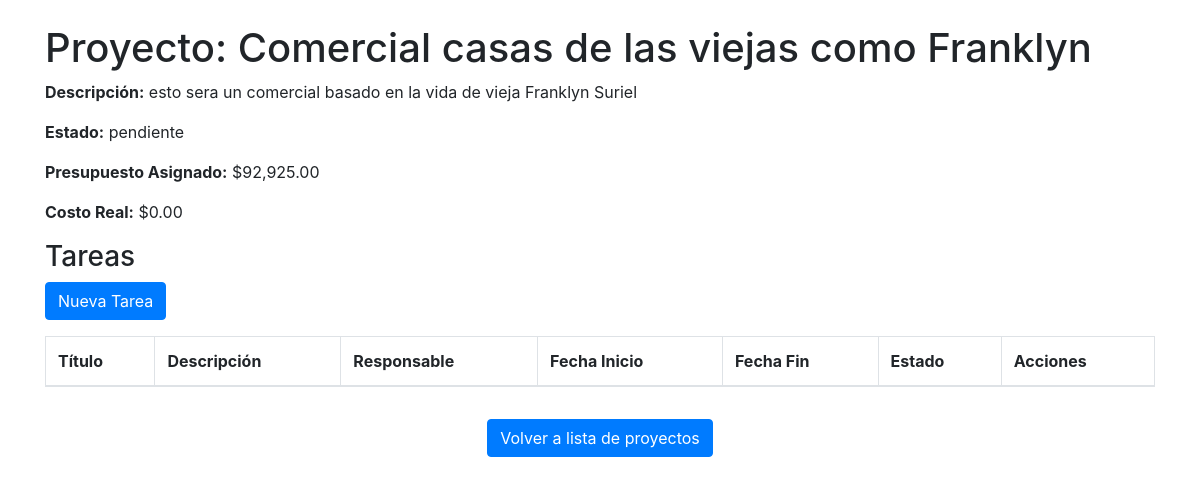
The page /ver_proyecto.php?id=6 on the database its author committed.
### tables this page shows
CREATE TABLE IF NOT EXISTS `proyectos` (
  `id` int NOT NULL AUTO_INCREMENT,
  `nombre` varchar(255) NOT NULL,
  `descripcion` text,
  `fecha_inicio` date DEFAULT NULL,
  `fecha_fin` date DEFAULT NULL,
  `presupuesto_asignado` decimal(10,2) DEFAULT NULL,
  `costo_real` decimal(10,2) DEFAULT '0.00',
  `estado` enum('pendiente','en progreso','completado') DEFAULT 'pendiente',
  `fecha_creacion` timestamp NULL DEFAULT CURRENT_TIMESTAMP,
  PRIMARY KEY (`id`)
);

### includes/database.php (called while the page is built, shortened)
<?php
class MySqli_DB {
    private $con;
    public $query_id;
    public function db_connect() {
        $this->con = mysqli_connect(DB_HOST, DB_USER, DB_PASS, DB_NAME);
    }
    public function query($sql) {
        if (trim($sql != "")) {
            $this->query_id = $this->con->query($sql);
        }
        return $this->query_id;
    }
}
$db = new MySqli_DB();
?>

### ver_proyecto.php (the view, shortened to what this page needs)
<?php
require_once 'includes/load.php';
$id = (int) $_GET['id'];
$query = "SELECT * FROM proyectos WHERE id = $id";
$proyecto = $db->query($query)->fetch_assoc();
?>
<!DOCTYPE html>
<html lang="es">
<head>
    <link rel="stylesheet" href="https://maxcdn.bootstrapcdn.com/bootstrap/4.5.2/css/bootstrap.min.css">
</head>
<body>
<div class="container mt-4">
    <h1>Proyecto: <?php echo htmlspecialchars($proyecto['nombre'] ?? 'Sin nombre'); ?></h1>
    <p><strong>Descripción:</strong> <?php echo htmlspecialchars($proyecto['descripcion'] ?? 'Sin descripción'); ?></p>
    <p><strong>Estado:</strong> <?php echo htmlspecialchars($proyecto['estado'] ?? 'Desconocido'); ?></p>
    <p><strong>Presupuesto Asignado:</strong> $<?php echo number_format($proyecto['presupuesto_asignado'] ?? 0, 2); ?></p>
    <p><strong>Costo Real:</strong> $<?php echo number_format($proyecto['costo_real'] ?? 0, 2); ?></p>
    <h3>Tareas</h3>
    <a href="nueva_tarea.php?proyecto_id=<?php echo $id; ?>" class="btn btn-primary mb-3">Nueva Tarea</a>
    <table class="table table-bordered">
        <thead>
            <tr>
                <th>Título</th>
                <th>Descripción</th>
                <th>Responsable</th>
                <th>Fecha Inicio</th>
                <th>Fecha Fin</th>
                <th>Estado</th>
                <th>Acciones</th>
            </tr>
        </thead>
    </table>
    <div class="text-center">
        <a href="index_proyectos.php" class="btn btn-primary mt-3">Volver a lista de proyectos</a>
    </div>
</div>
</body>
</html>

### rows shown on the page
proyectos: nombre "Comercial casas de las viejas como Franklyn", descripcion "esto sera un comercial basado en la vida de vieja Franklyn Suriel", estado "pendiente", presupuesto_asignado "92,925.00", costo_real "0.00"
